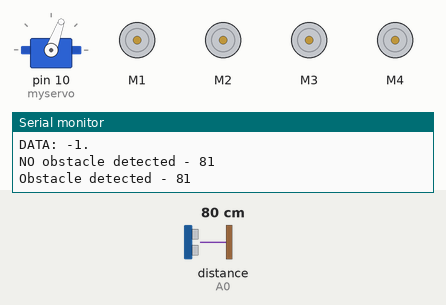
Simulated run of this sketch. Board: Arduino Uno, built with avr-gcc and run on an emulated ATmega328P. Parts: servo, 4 × DC motor (green arrow = forward, orange = backward, longer = faster), the last lines printed to the serial monitor. Inputs (shaded band) come from the test bench; at power-on: distance to the obstacle (sensor on A0) 80 cm. The echo pulse lasts 58.3 µs per cm.

Above: at 3.9 s.
4.0 s: distance to the obstacle (sensor on A0) set to 93 cm
8.1 s: distance to the obstacle (sensor on A0) set to 103 cm
At 11.3 s:
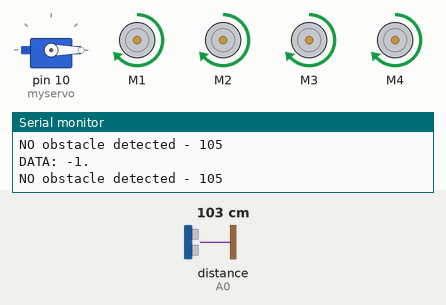
11.6 s: distance to the obstacle (sensor on A0) set to 2 cm
At 14.2 s:
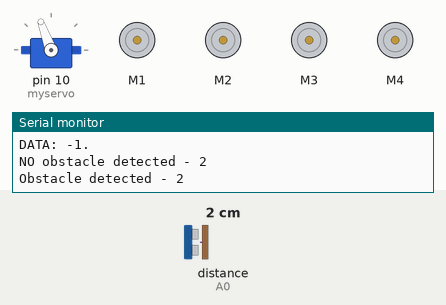
15.1 s: distance to the obstacle (sensor on A0) set to 299 cm
At 15.53 s:
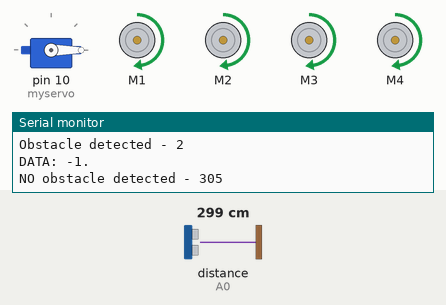
23.4 s: distance to the obstacle (sensor on A0) set to 60 cm
At 26.7 s:
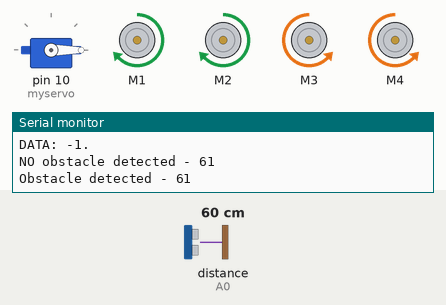
26.9 s: distance to the obstacle (sensor on A0) set to 120 cm
At 27.7 s:
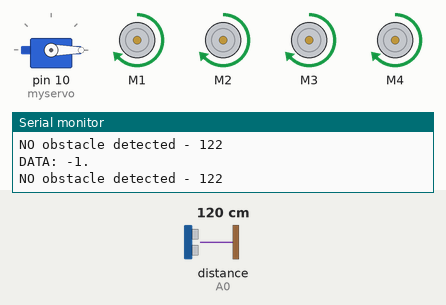
Timing chart, 0 to 29.9 s (numbered marks = the images above; inputs shaded):
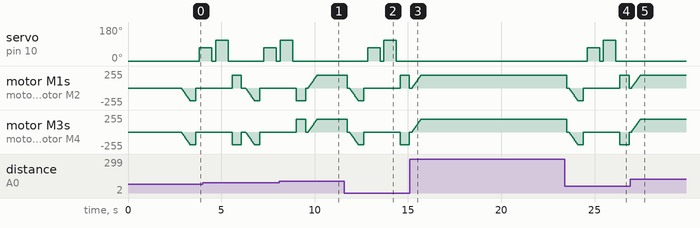

The sketch:

ArduinoCode.ino
```cpp
#include <AFMotor.h>
#include <NewPing.h>
#include <Servo.h>
#include <SoftwareSerial.h>

#define TRIG_PIN A5
#define ECHO_PIN A0
#define MAX_DISTANCE 300
#define MAX_SPEED 190
#define MAX_SPEED_OFFSET 20
#define RX_PIN 1
#define TX_PIN 0

NewPing sonar(TRIG_PIN, ECHO_PIN, MAX_DISTANCE);

AF_DCMotor motor1(1, MOTOR12_1KHZ);
AF_DCMotor motor2(2, MOTOR12_1KHZ);
AF_DCMotor motor3(3, MOTOR34_1KHZ);
AF_DCMotor motor4(4, MOTOR34_1KHZ);
Servo myservo;

boolean goesForward = false;
int distance = 100;
int speedSet = 0;
int stopSignal;
bool keepLooping = true;
SoftwareSerial bluetooth(TX_PIN, RX_PIN);

void setup() {
  Serial.begin(9600);
  Serial.println("Trying to setup");

  bluetooth.begin(9600);

  myservo.attach(10);
  myservo.write(0);
  delay(2000);
  distance = readPing();
  delay(100);
  distance = readPing();
  delay(100);
  distance = readPing();
  delay(100);
  distance = readPing();
  delay(100);
  Serial.println("Setup complete");
}

void loop() {
  if (keepLooping) {
      stopSignal = bluetooth.read();
      Serial.println("DATA: " + String(stopSignal) + ".");

    if (stopSignal == 3) {
      Serial.println("SIGNAL RECEIVED BRO WE GOT ITTTT");
      moveForward();
      delay(300);
      moveBackward();
      delay(300);
      turnRight();
      delay(3000);
      moveForward();
      delay(300);
      moveBackward();
      delay(300);
      keepLooping = false;
      moveStop();
    }
    int distanceR = 0;
    int distanceL = 0;
    delay(40);
    Serial.println("NO obstacle detected - " + String(distance));

    if (distance <= 100) {
      Serial.println("Obstacle detected - " + String(distance));
      moveStop();
      delay(100);
      moveBackward();
      delay(300);
      moveStop();
      delay(200);
      distanceR = lookRight();
      delay(200);
      distanceL = lookLeft();
      delay(200);

      if (distanceR >= distanceL) {
        turnRight();
        moveStop();
      } else {
        turnLeft();
        moveStop();
      }
    } else {
      moveForward();
    }
    distance = readPing();
  }
}

int lookRight() {
  myservo.write(70);
  delay(500);
  int distance = readPing();
  delay(100);
  myservo.write(0);
  return distance;
}

int lookLeft() {
  myservo.write(110);
  delay(500);
  int distance = readPing();
  delay(100);
  myservo.write(0);
  return distance;
  delay(100);
}

int readPing() {
  delay(70);
  int cm = sonar.ping_cm();
  if (cm == 0) {
    cm = 250;
  }
  return cm;
}

void moveStop() {
  motor1.run(RELEASE);
  motor2.run(RELEASE);
  motor3.run(RELEASE);
  motor4.run(RELEASE);
}

void moveForward() {

  if (!goesForward) {
    goesForward = true;
    motor1.run(FORWARD);
    motor2.run(FORWARD);
    motor3.run(FORWARD);
    motor4.run(FORWARD);
    for (speedSet = 0; speedSet < MAX_SPEED; speedSet += 2) {
      motor1.setSpeed(speedSet);
      motor2.setSpeed(speedSet);
      motor3.setSpeed(speedSet);
      motor4.setSpeed(speedSet);
      delay(5);
    }
  }
}

void moveBackward() {
  goesForward = false;
  motor1.run(BACKWARD);
  motor2.run(BACKWARD);
  motor3.run(BACKWARD);
  motor4.run(BACKWARD);
  for (speedSet = 0; speedSet < MAX_SPEED; speedSet += 2) {
    motor1.setSpeed(speedSet);
    motor2.setSpeed(speedSet);
    motor3.setSpeed(speedSet);
    motor4.setSpeed(speedSet);
    delay(5);
  }
}

void turnRight() {
  motor1.run(FORWARD);
  motor2.run(FORWARD);
  motor3.run(BACKWARD);
  motor4.run(BACKWARD);
  delay(500);
  motor1.run(FORWARD);
  motor2.run(FORWARD);
  motor3.run(FORWARD);
  motor4.run(FORWARD);
}

void turnLeft() {
  motor1.run(BACKWARD);
  motor2.run(BACKWARD);
  motor3.run(FORWARD);
  motor4.run(FORWARD);
  delay(500);
  motor1.run(FORWARD);
  motor2.run(FORWARD);
  motor3.run(FORWARD);
  motor4.run(FORWARD);
}
```

Measured:
- the behaviour switches between 98 and 99 cm on distance to the obstacle (sensor on A0) (found by bisection; images 0 and 1)
- after the input at 8.1 s, servo on pin 10 (myservo): goes on until 8.8 s, then stays 0°
- after the input at 11.6 s, servo on pin 10 (myservo): 0° → 70° after 1.2 s, → 0° 0.67 s later, → 110° 0.20 s later, → 0° 0.67 s later; motor M3, motor M4: ramps from stopped to backward 188/255 and jumps back, once every 2.4 s
- after the input at 15.1 s, servo on pin 10 (myservo): stops changing and stays 0°
- after the input at 23.4 s, servo on pin 10 (myservo): 0° → 70° after 1.2 s, → 0° 0.67 s later, → 110° 0.20 s later, → 0° 0.67 s later; motor M3, motor M4: ramps from stopped to backward 188/255 and jumps back, once every 2.4 s
- after the input at 26.9 s, servo on pin 10 (myservo): stays 0° (without the input it goes to 70° after 1.1 s)
- by itself, motor M3, motor M4: ramps from stopped to backward 188/255 and jumps back, once every 1.0 s
